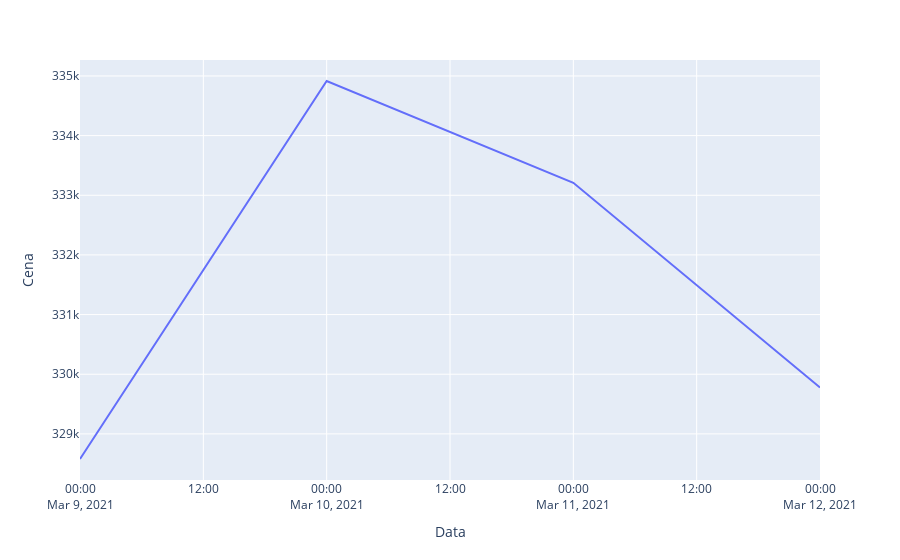

This figure's notebook cell:
### Code cell
from data import calc_avg_price_per_day
import plotly.graph_objects as go
import plotly.express as px

avg_price_per_day = calc_avg_price_per_day(data)
fig = go.Figure(data=px.line(avg_price_per_day, x="Data", y="Cena"))
fig.show()

### Figure 1 — Plotly figure (JSON) as saved in the notebook; plotly's stock layout.template omitted (floating-point values rounded to 4 significant figures)
{"data": [{"hovertemplate": "Data=%{x}<br>Cena=%{y}<extra></extra>", "legendgroup": "", "line": {"color": "#636efa", "dash": "solid"}, "mode": "lines", "name": "", "orientation": "v", "showlegend": false, "type": "scatter", "x": ["2021-03-09", "2021-03-10", "2021-03-11", "2021-03-12"], "xaxis": "x", "y": [328600.0, 334900.0, 333200.0, 329800.0], "yaxis": "y"}], "layout": {"legend": {"tracegroupgap": 0}, "margin": {"t": 60}, "xaxis": {"anchor": "y", "domain": [0, 1], "title": {"text": "Data"}}, "yaxis": {"anchor": "x", "domain": [0, 1], "title": {"text": "Cena"}}}}
